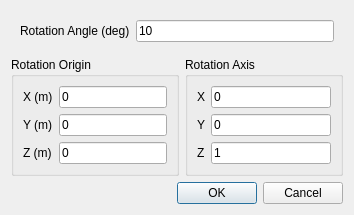
<?xml version="1.0" encoding="UTF-8"?>
<ui version="4.0">
 <class>MeshRatateDialog</class>
 <widget class="QDialog" name="MeshRatateDialog">
  <property name="geometry">
   <rect>
    <x>0</x>
    <y>0</y>
    <width>354</width>
    <height>208</height>
   </rect>
  </property>
  <property name="windowTitle">
   <string>Dialog</string>
  </property>
  <layout class="QVBoxLayout" name="verticalLayout">
   <item>
    <widget class="QWidget" name="widget" native="true">
     <layout class="QFormLayout" name="formLayout">
      <item row="0" column="0">
       <widget class="QLabel" name="label">
        <property name="text">
         <string>Rotation Angle (deg)</string>
        </property>
       </widget>
      </item>
      <item row="0" column="1">
       <widget class="QLineEdit" name="rotationAngle">
        <property name="text">
         <string>10</string>
        </property>
       </widget>
      </item>
     </layout>
    </widget>
   </item>
   <item>
    <widget class="QWidget" name="widget_2" native="true">
     <layout class="QHBoxLayout" name="horizontalLayout">
      <property name="leftMargin">
       <number>0</number>
      </property>
      <property name="topMargin">
       <number>0</number>
      </property>
      <property name="rightMargin">
       <number>0</number>
      </property>
      <property name="bottomMargin">
       <number>0</number>
      </property>
      <item>
       <widget class="QGroupBox" name="groupBox">
        <property name="title">
         <string>Rotation Origin</string>
        </property>
        <layout class="QGridLayout" name="gridLayout">
         <item row="0" column="0">
          <widget class="QLabel" name="label_2">
           <property name="text">
            <string>X (m)</string>
           </property>
          </widget>
         </item>
         <item row="1" column="0">
          <widget class="QLabel" name="label_3">
           <property name="text">
            <string>Y (m)</string>
           </property>
          </widget>
         </item>
         <item row="1" column="1">
          <widget class="QLineEdit" name="originY">
           <property name="text">
            <string>0</string>
           </property>
          </widget>
         </item>
         <item row="2" column="0">
          <widget class="QLabel" name="label_4">
           <property name="text">
            <string>Z (m)</string>
           </property>
          </widget>
         </item>
         <item row="2" column="1">
          <widget class="QLineEdit" name="originZ">
           <property name="text">
            <string>0</string>
           </property>
          </widget>
         </item>
         <item row="0" column="1">
          <widget class="QLineEdit" name="originX">
           <property name="text">
            <string>0</string>
           </property>
          </widget>
         </item>
        </layout>
       </widget>
      </item>
      <item>
       <widget class="QGroupBox" name="groupBox_2">
        <property name="title">
         <string>Rotation Axis</string>
        </property>
        <layout class="QGridLayout" name="gridLayout_2">
         <item row="0" column="0">
          <widget class="QLabel" name="label_5">
           <property name="text">
            <string>X</string>
           </property>
          </widget>
         </item>
         <item row="1" column="0">
          <widget class="QLabel" name="label_6">
           <property name="text">
            <string>Y</string>
           </property>
          </widget>
         </item>
         <item row="1" column="1">
          <widget class="QLineEdit" name="axisY">
           <property name="text">
            <string>0</string>
           </property>
          </widget>
         </item>
         <item row="2" column="0">
          <widget class="QLabel" name="label_7">
           <property name="text">
            <string>Z</string>
           </property>
          </widget>
         </item>
         <item row="2" column="1">
          <widget class="QLineEdit" name="axisZ">
           <property name="text">
            <string>1</string>
           </property>
          </widget>
         </item>
         <item row="0" column="1">
          <widget class="QLineEdit" name="axisX">
           <property name="text">
            <string>0</string>
           </property>
          </widget>
         </item>
        </layout>
       </widget>
      </item>
     </layout>
    </widget>
   </item>
   <item>
    <widget class="QDialogButtonBox" name="buttonBox">
     <property name="orientation">
      <enum>Qt::Horizontal</enum>
     </property>
     <property name="standardButtons">
      <set>QDialogButtonBox::Cancel|QDialogButtonBox::Ok</set>
     </property>
    </widget>
   </item>
  </layout>
 </widget>
 <resources/>
 <connections>
  <connection>
   <sender>buttonBox</sender>
   <signal>accepted()</signal>
   <receiver>MeshRatateDialog</receiver>
   <slot>accept()</slot>
   <hints>
    <hint type="sourcelabel">
     <x>248</x>
     <y>254</y>
    </hint>
    <hint type="destinationlabel">
     <x>157</x>
     <y>274</y>
    </hint>
   </hints>
  </connection>
  <connection>
   <sender>buttonBox</sender>
   <signal>rejected()</signal>
   <receiver>MeshRatateDialog</receiver>
   <slot>reject()</slot>
   <hints>
    <hint type="sourcelabel">
     <x>316</x>
     <y>260</y>
    </hint>
    <hint type="destinationlabel">
     <x>286</x>
     <y>274</y>
    </hint>
   </hints>
  </connection>
 </connections>
</ui>
